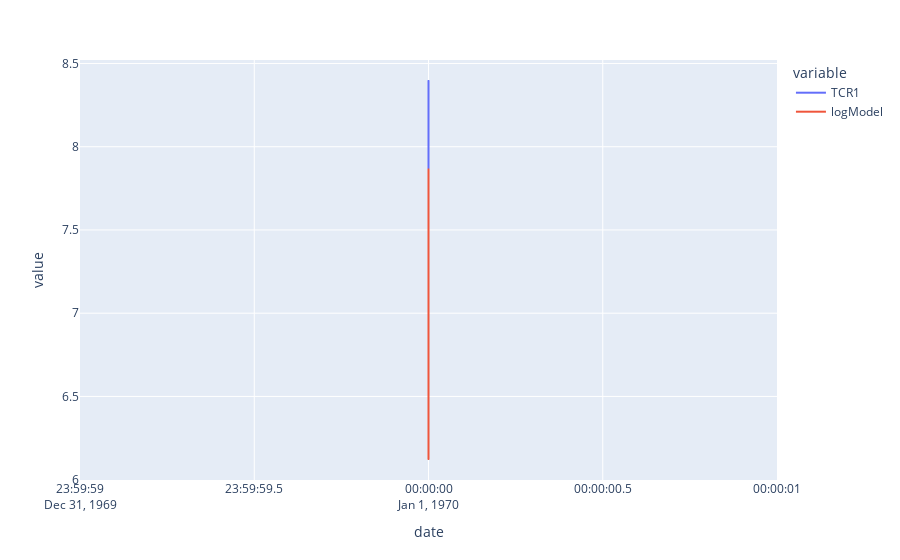

Notebook code cell kept with this figure:
### Code cell
def logModel(x, a, b):
    return a*np.log(x) + b

paramsLogModel, cv = curve_fit(logModel, data.index, data['TCR1'])

data['logModel'] = logModel(data.index, *paramsLogModel)

chart2 = px.line(data, x='date', y=['TCR1', 'logModel'])

chart2.show()

### Figure 1 — Plotly figure (JSON) as saved in the notebook; plotly's stock layout.template omitted (floating-point values rounded to 4 significant figures; data arrays with more than 128 entries replaced by an {"elided": "..."} marker saying what was removed)
{"data": [{"hovertemplate": "variable=TCR1<br>date=%{x}<br>value=%{y}<extra></extra>", "legendgroup": "TCR1", "line": {"color": "#636efa", "dash": "solid"}, "marker": {"symbol": "circle"}, "mode": "lines", "name": "TCR1", "showlegend": true, "type": "scattergl", "x": {"elided": "8397 str values"}, "xaxis": "x", "y": {"elided": "8397 float values"}, "yaxis": "y"}, {"hovertemplate": "variable=logModel<br>date=%{x}<br>value=%{y}<extra></extra>", "legendgroup": "logModel", "line": {"color": "#EF553B", "dash": "solid"}, "marker": {"symbol": "circle"}, "mode": "lines", "name": "logModel", "showlegend": true, "type": "scattergl", "x": {"elided": "8397 str values"}, "xaxis": "x", "y": {"elided": "8397 float values"}, "yaxis": "y"}], "layout": {"legend": {"title": {"text": "variable"}, "tracegroupgap": 0}, "margin": {"t": 60}, "xaxis": {"anchor": "y", "domain": [0, 1], "title": {"text": "date"}}, "yaxis": {"anchor": "x", "domain": [0, 1], "title": {"text": "value"}}}}
